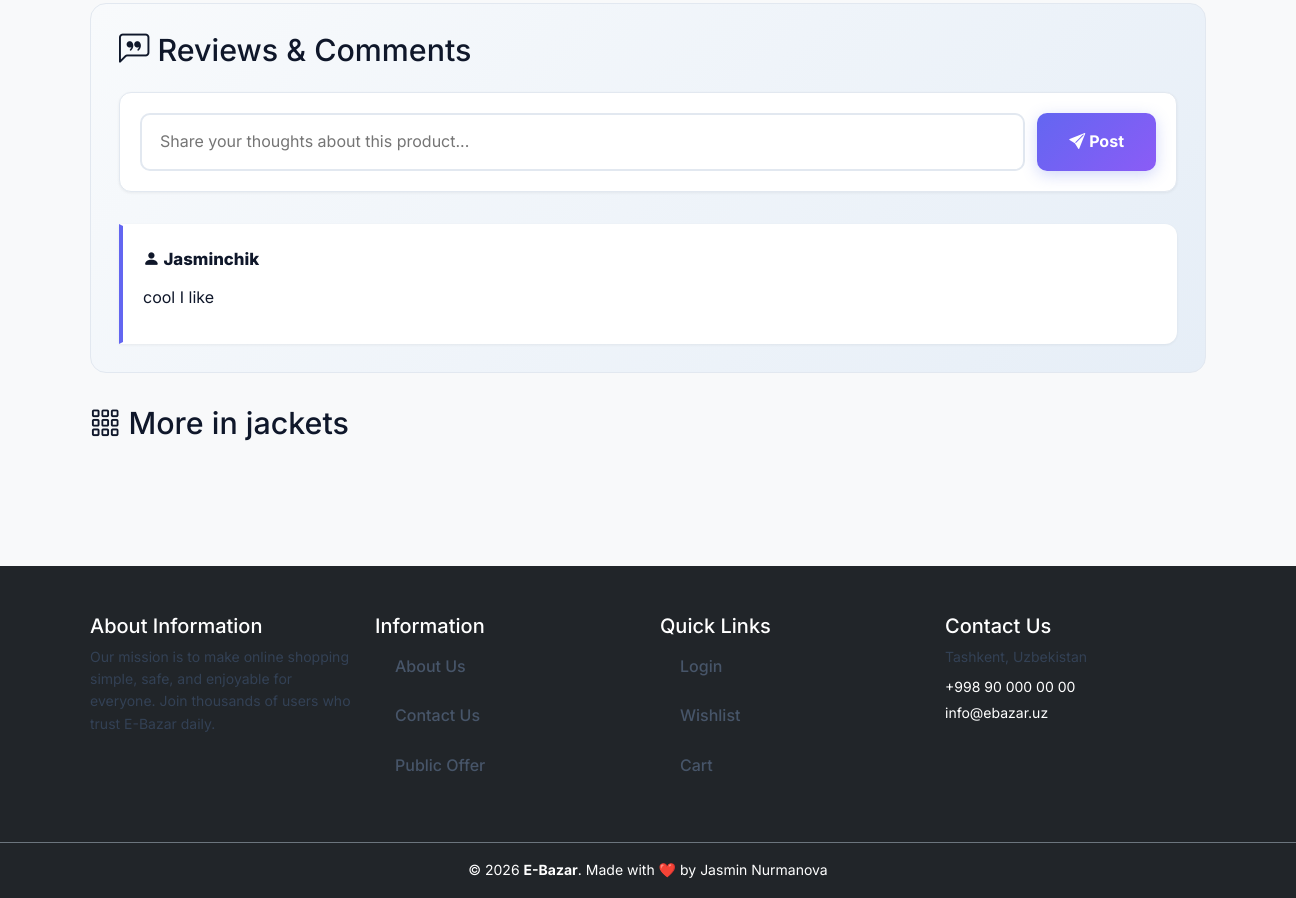
The app's page /products/1/detail (lower part), older data.
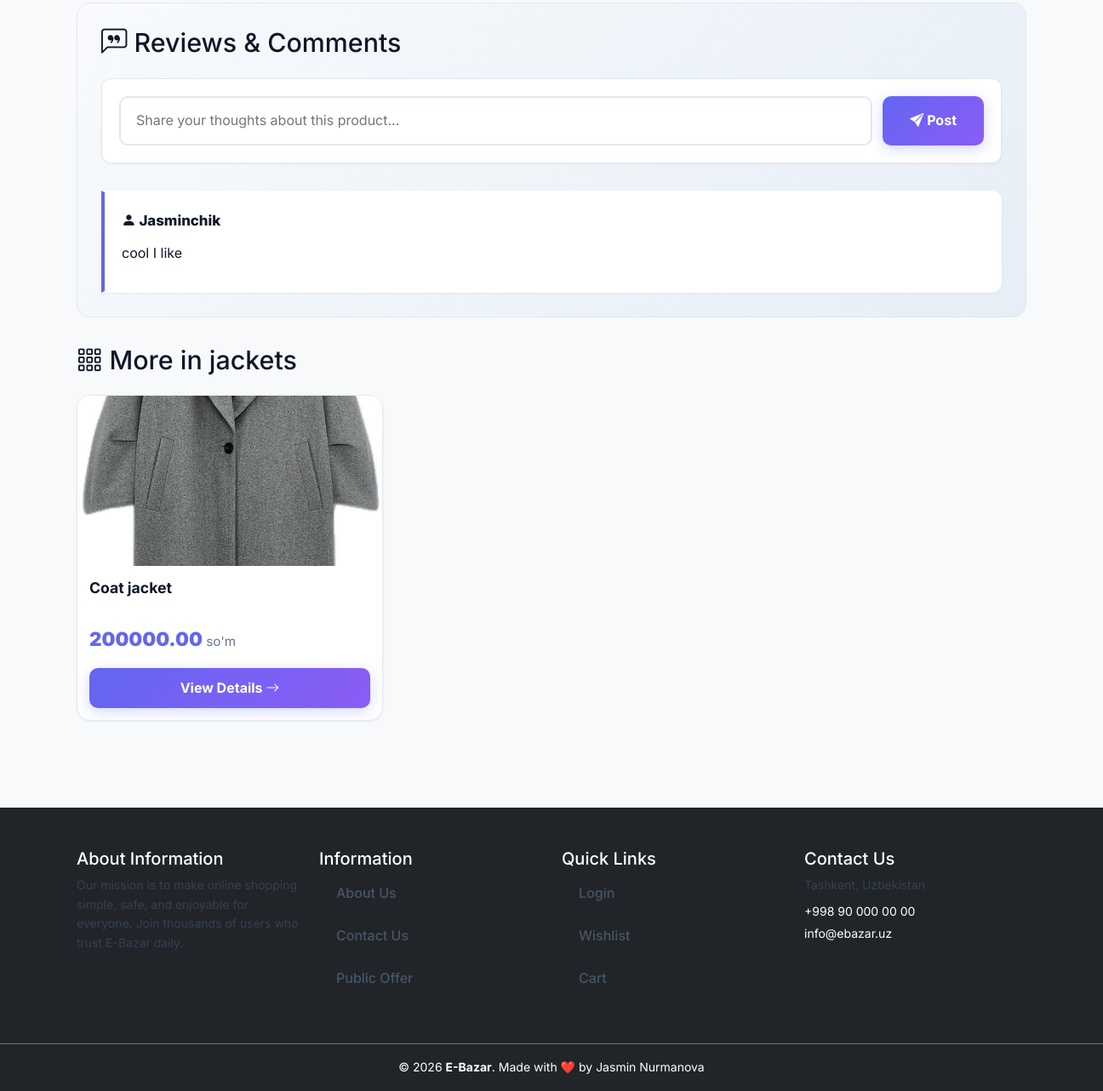
The same page, newer data.
### products/models.py (models this page shows, shortened)
class Comment(models.Model):
    product = models.ForeignKey(Product, on_delete=models.CASCADE)
    author = models.ForeignKey(CustomUser, on_delete=models.CASCADE)
    body = models.CharField(max_length=150)
    created_at = models.DateTimeField(auto_now_add=True)
    updated_at = models.DateTimeField(auto_now=True)
    class Meta:
        ordering = ['-updated_at']

class Product(models.Model):
    author=models.ForeignKey(CustomUser,on_delete=models.CASCADE)
    category=models.ForeignKey(Category,on_delete=models.CASCADE)
    title = models.CharField(max_length=150)
    description = models.TextField()
    price = models.DecimalField(max_digits=10000000000,decimal_places=2)
    created_at = models.DateTimeField(auto_now_add=True)
    updated_at = models.DateTimeField(auto_now=True)
    class Meta:
        ordering = ['-updated_at']

class ProductImage(models.Model):
    product = models.ForeignKey(Product,on_delete=models.CASCADE,related_name='images',)
    image = models.ImageField(upload_to='product_images')
    created_at = models.DateTimeField(auto_now_add=True)
    updated_at = models.DateTimeField(auto_now=True)

### users/models.py (models this page shows, shortened)
class CustomUser(AbstractUser):
    phone_number = models.CharField(max_length=17, blank=True, null=True)
    tg_username = models.CharField(max_length=30, blank=True)
    avatar = models.ImageField(upload_to='avatars/', default='avatars/default.jpg')
    balance = models.DecimalField(max_digits=15, decimal_places=2, default=0)
    created_at = models.DateTimeField(auto_now_add=True)
    updated_at = models.DateTimeField(auto_now=True)

### products/views.py (the view)
# urls.py: path('<int:product_id>/detail', product_detail, name='detail'),
def product_detail (request, product_id):
    product = get_object_or_404(Product, id=product_id)
    if "recently_viewed" in request.session:
        r_viewed = request.session["recently_viewed"]
        if not product.id in r_viewed:
            r_viewed.append(product.id)
            request.session.modified = True
    else:
        request.session["recently_viewed"] = [product.id, ]
    return render(request, 'product_detail.html', {'product': product})

### main/views.py (called while the page is built)
def for_all_pages(request):
    categories=Category.objects.all()
    return {'categories':categories}

### templates/product_detail.html (shortened to what this page needs)
{% extends 'base.html' %}
{% load static %}
{% block content %}
<div class="product-detail">
    <div class="comments-section">
        <h2 class="section-title mb-4">
            <i class="bi bi-chat-left-quote"></i> Reviews & Comments
        </h2>
        <div class="comment-form">
            <form action="{% url 'products:comment_new' product.id %}" method="post">
                <div class="comment-input-wrapper">
                    <input id="commentBody" type="text" name="body" class="comment-input" placeholder="Share your thoughts about this product..." required>
                    <button type="submit" class="comment-btn">
                        <i class="bi bi-send-fill"></i> Post
                    </button>
                </div>
            </form>
        </div>
        {% if product.comment_set.all %}
            <div class="comments-list">
                {% for comment in product.comment_set.all %}
                    <div class="comment-item">
                        <div class="comment-header">
                            <span class="comment-author">
                                <i class="bi bi-person-fill"></i> {{ comment.author.username }}
                            </span>
                        </div>
                        <p class="comment-body">{{ comment.body }}</p>
                    </div>
                {% endfor %}
            </div>
        {% endif %}
    </div>
    <div class="category-section">
        <h2 class="section-title">
            <i class="bi bi-grid-3x3-gap"></i> More in {{ product.category.name }}
        </h2>
        <div class="products-grid category-products">
            {% for i in product.category.product_set.all %}
                {% if i.id != product.id %}
                    <div class="product-card">
                        <div class="product-image related-product-image">
                            {% if i.images.exists %}
                                <img src="{{ i.images.first.image.url }}" alt="{{ i.title }}">
                            {% else %}
                                <div class="no-image-placeholder">
                                    <i class="bi bi-image"></i>
                                </div>
                            {% endif %}
                        </div>
                        <div class="product-card-body">
                            <h5 class="product-title">{{ i.title }}</h5>
                            <p class="product-price" style="margin: 0; font-size: 1.4rem;">
                                {{ i.price }} <span class="product-price-small">so'm</span>
                            </p>
                            <a href="{% url 'products:detail' i.id %}" class="product-cta" style="margin-top: 16px;">
                                View Details <i class="bi bi-arrow-right"></i>
                            </a>
                        </div>
                    </div>
                {% endif %}
            {% endfor %}
        </div>
    </div>
</div>
{% endblock content %}

Row changes from the older to the newer data that the page shows:
added Product: images.first.image (picture), title "Coat jacket", price "200000.00"
